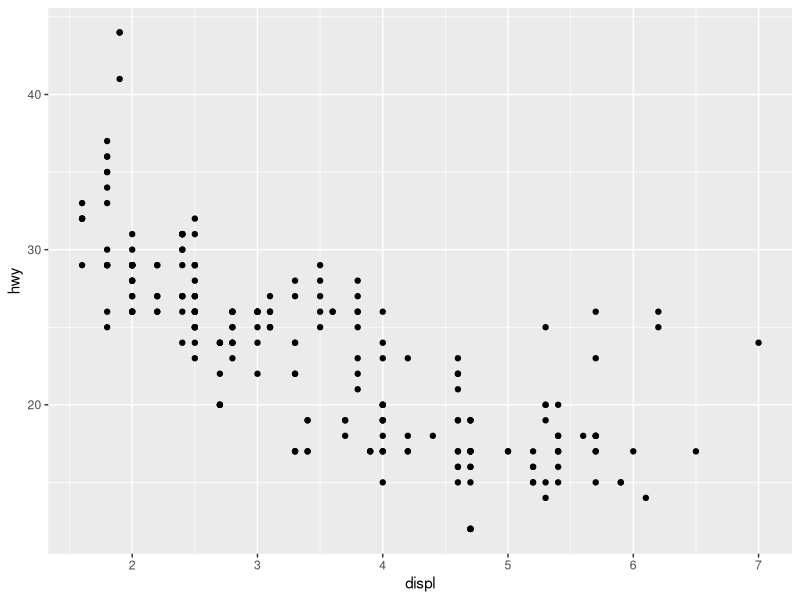
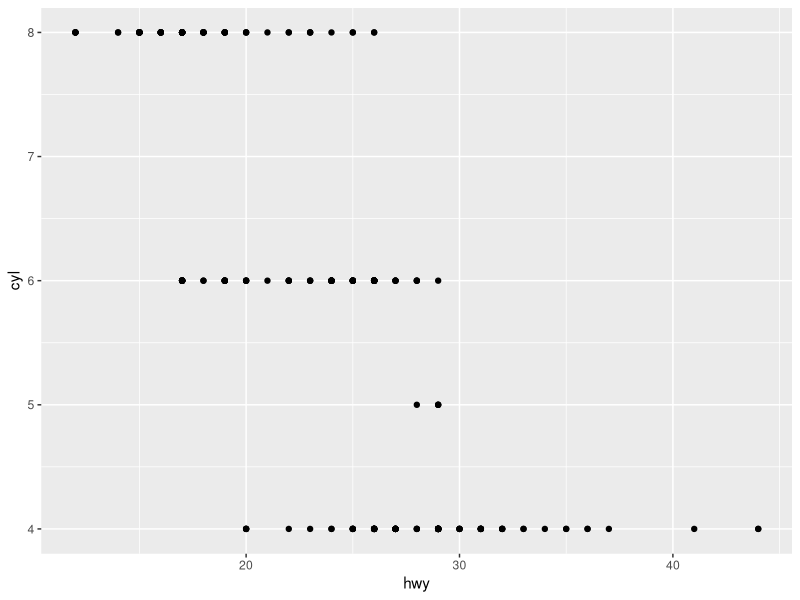
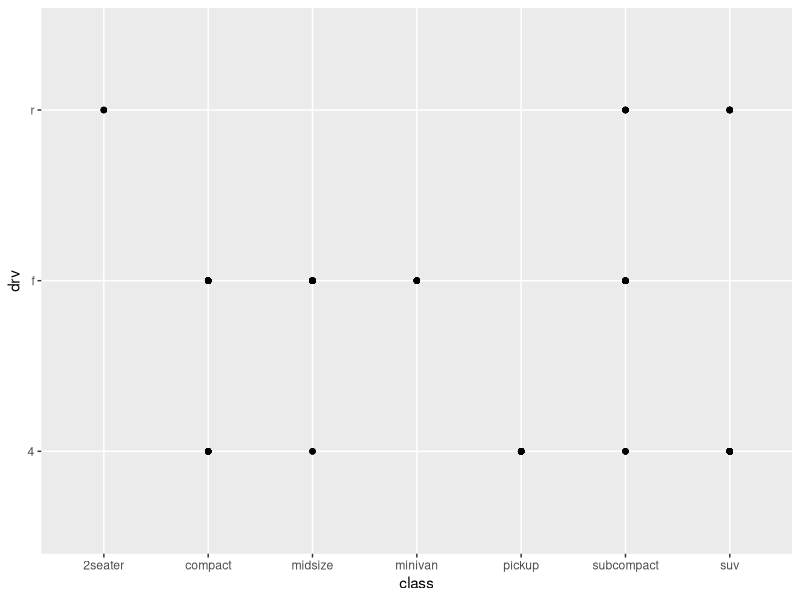
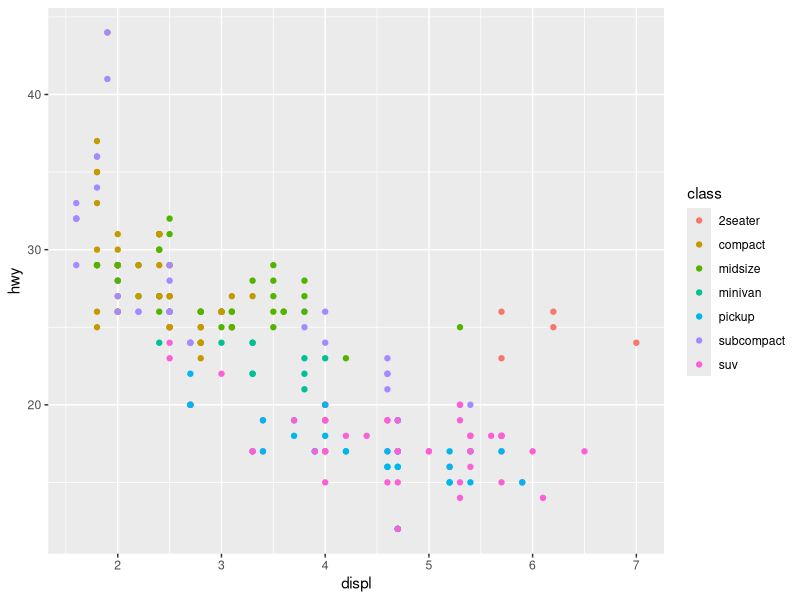
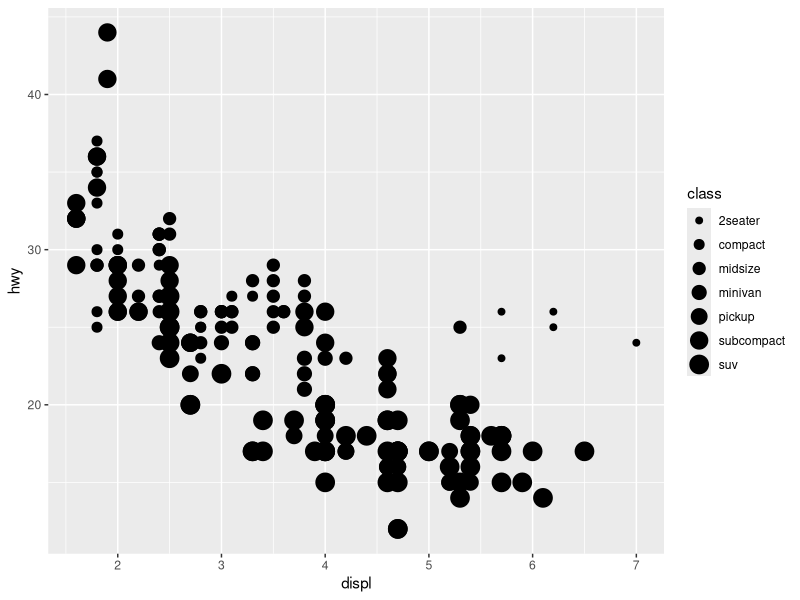
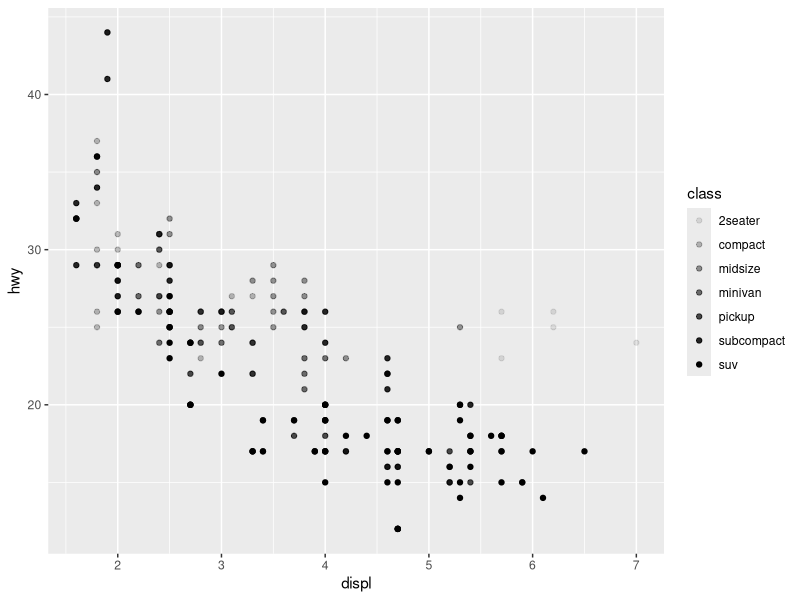
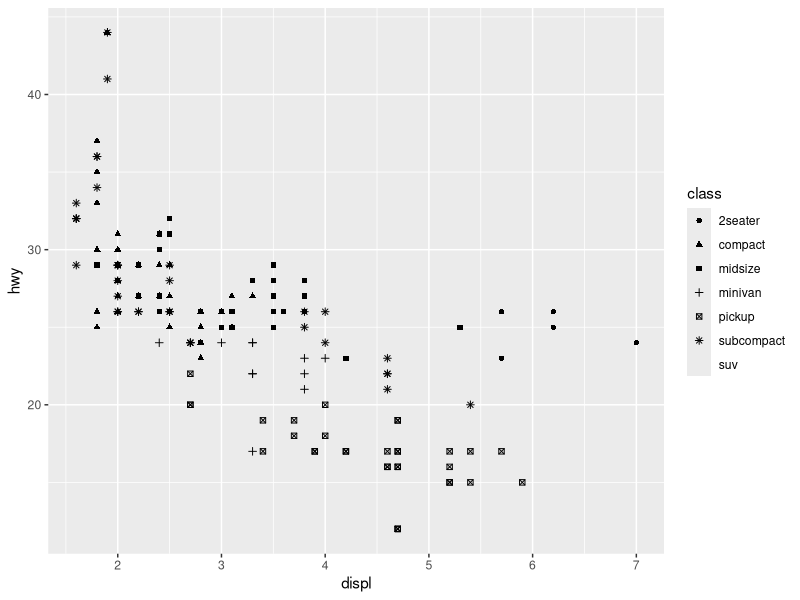
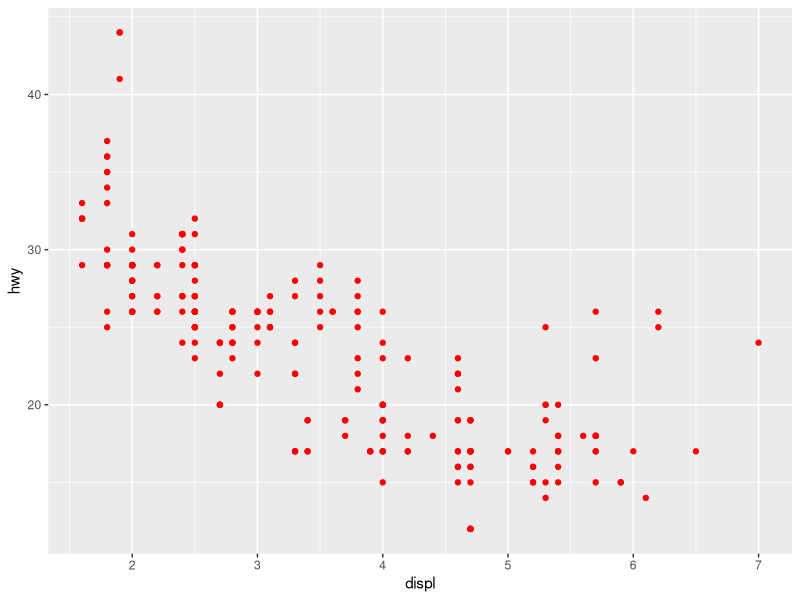

Write the R code that produced these figures, in order.
library(tidyverse)
mpg
ggplot(data = mpg) +
  geom_point(mapping = aes(x = displ, y = hwy))
ncol(mpg)
nrow(mpg)
?mpg
ggplot(data = mpg) +
  geom_point(mapping = aes(x = hwy, y = cyl))
ggplot(data = mpg) +
  geom_point(mapping = aes(x = class, y = drv))

ggplot(data = mpg) +
  geom_point(mapping = aes(x = displ, y = hwy, color = class))

ggplot(data = mpg) +
  geom_point(mapping = aes(x = displ, y = hwy, size = class))

ggplot(data = mpg) + 
  geom_point(mapping = aes(x = displ, y = hwy, alpha = class))

ggplot(data = mpg) + 
  geom_point(mapping = aes(x = displ, y = hwy, shape = class))

ggplot(data = mpg) +
  geom_point(mapping = aes(x = displ, y = hwy), color = "red")

ggplot(data = mpg) + 
  geom_point(mapping = aes(x = displ, y = hwy, color = displ))

str(mpg)

ggplot(data = mpg) + 
  geom_point(mapping = aes(x = displ, y = hwy, stroke = displ), shape =22)  

ggplot(data = mpg) + 
  geom_point(mapping = aes(x = displ, y = hwy, color = displ < 5))

#facets
ggplot(data = mpg) +
  geom_point(mapping = aes(x = displ, y = hwy)) +
  facet_wrap(~class, nrow = 3)

ggplot(data = mpg) +
  geom_point(mapping = aes(x = displ, y = hwy)) +
  facet_grid(drv ~ cyl)

ggplot(data = mpg) +
  geom_point(mapping = aes(x = displ, y = hwy)) +
  facet_grid(. ~ cyl)

ggplot(data = mpg) + 
  geom_point(mapping = aes(x = drv, y = cyl))

ggplot(data = mpg) + 
  geom_point(mapping = aes(x = displ, y = hwy)) +
  facet_grid(drv ~ .)

ggplot(data = mpg) + 
  geom_point(mapping = aes(x = displ, y = hwy)) +
  facet_grid(. ~ cyl)

#Geometric Objects
ggplot(data = mpg) + 
  geom_smooth(mapping = aes(x = displ, y = hwy))

ggplot(data = mpg) + 
  geom_smooth(mapping = aes(x = displ, y = hwy, linetype = drv))

ggplot(data = mpg) +
  geom_smooth(mapping = aes(x = displ, y = hwy, group = drv))

ggplot(data = mpg) + 
  geom_point(mapping = aes(x = displ, y = hwy)) +
  geom_smooth(mapping = aes(x = displ, y = hwy))

ggplot(data = mpg, mapping = aes(x = displ, y = hwy)) + 
  geom_point() + 
  geom_smooth()

ggplot(data = mpg, mapping = aes(x = displ, y = hwy)) + 
  geom_point(mapping = aes(color = class)) + 
  geom_smooth(color = "red")

ggplot(data = mpg, mapping = aes(x = displ, y = hwy)) + 
  geom_point(mapping = aes(color = class)) + 
  geom_smooth(data = filter(mpg, class == "subcompact"), se = FALSE)

ggplot(data = mpg, mapping = aes(x = displ, y = hwy, color = drv)) + 
  geom_point() + 
  geom_smooth(se = FALSE)

ggplot(data = mpg, mapping = aes(x = displ, y = hwy)) + 
  geom_point() + 
  geom_smooth(color = "blue", se = FALSE)

ggplot(data = mpg, mapping = aes(x = displ, y = hwy)) + 
  geom_point() + 
  geom_smooth(mapping = aes(group = drv), se = FALSE)

ggplot(data = mpg, mapping = aes(x = displ, y = hwy, color = drv)) + 
  geom_point() + 
  geom_smooth( se = FALSE)

ggplot(data = mpg, mapping = aes(x = displ, y = hwy)) + 
  geom_point(mapping = aes(color = drv)) + 
  geom_smooth( se = FALSE)

ggplot(data = mpg, mapping = aes(x = displ, y = hwy)) + 
  geom_point(mapping = aes(color = drv)) + 
  geom_smooth(mapping = aes(linetype = drv), se = FALSE)

ggplot(data = mpg, mapping = aes(x = displ, y = hwy)) + 
  geom_point(mapping = aes(color = drv), pch = 15)

#diamonds dataset

ggplot(data = diamonds) +
  geom_bar(mapping = aes(x = cut))

ggplot(data = diamonds) + 
  stat_count(mapping = aes(x = cut))

ggplot(data = diamonds) + 
  geom_bar(mapping = aes(x = cut, y = ..prop.., group =1))

ggplot(data = diamonds) + 
  stat_summary(
    mapping = aes(x = cut, y = depth),
    fun.ymin = min,
    fun.ymax = max,
    fun.y = median
  )

ggplot(data = diamonds) + 
  geom_bar(mapping = aes(x = cut, colour = cut))

ggplot(data = diamonds) + 
  geom_bar(mapping = aes(x = cut, fill = cut))

ggplot(data = diamonds) + 
  geom_bar(mapping = aes(x = cut, fill = clarity))

ggplot(data = diamonds, mapping = aes(x = cut, fill = clarity)) + 
  geom_bar(alpha = 1/5, position = "identity")

ggplot(data = diamonds, mapping = aes(x = cut, colour = clarity)) + 
  geom_bar(fill = NA, position = "identity")

ggplot(data = diamonds) + 
  geom_bar(mapping = aes(x = cut, fill = clarity), position = "fill")

ggplot(data = diamonds) + 
  geom_bar(mapping = aes(x = cut, fill = clarity), position = "dodge")

ggplot(data = mpg) + 
  geom_point(mapping = aes(x = displ, y = hwy), position = "stack")

ggplot(data = mpg) + 
  geom_point(mapping = aes(x = displ, y = hwy), position = "jitter")

ggplot(data = mpg, mapping = aes(x = cty, y = hwy)) + 
  geom_point(position = "jitter")

ggplot(mpg, aes(cty, hwy)) +
  geom_count(position = "jitter")

ggplot(mpg, aes(class, hwy)) +
  geom_boxplot()

#Cordinate System

ggplot(data = mpg, mapping = aes(x = class, y = hwy)) + 
  geom_boxplot() +
  coord_flip()


install.packages("maps")
library(maps)
world <- map_data("world")
ggplot(world, aes(long, lat, group = group)) +
  geom_polygon(fill = "white", colour = "black")

nz <- map_data("nz")
ggplot(nz, aes(long, lat, group = group)) +
  geom_polygon(fill = "white", colour = "black") +
  coord_quickmap()

bar <- ggplot(data = diamonds) + 
  geom_bar(
    mapping = aes(x = cut, fill = cut), 
    show.legend = FALSE,
    width = 1
  ) + 
  theme(aspect.ratio = 1) +
  labs(x = NULL, y = NULL)

bar + coord_flip()
bar + coord_polar()

?coor_map

ggplot(data = mpg, mapping = aes(x = cty, y = hwy)) +
  geom_point() + 
  geom_abline() +
  coord_fixed()

# ggplot(data = <DATA>) + 
#   <GEOM_FUNCTION>(
#     mapping = aes(<MAPPINGS>),
#     stat = <STAT>, 
#     position = <POSITION>
#   ) +
#   <COORDINATE_FUNCTION> +
#   <FACET_FUNCTION>